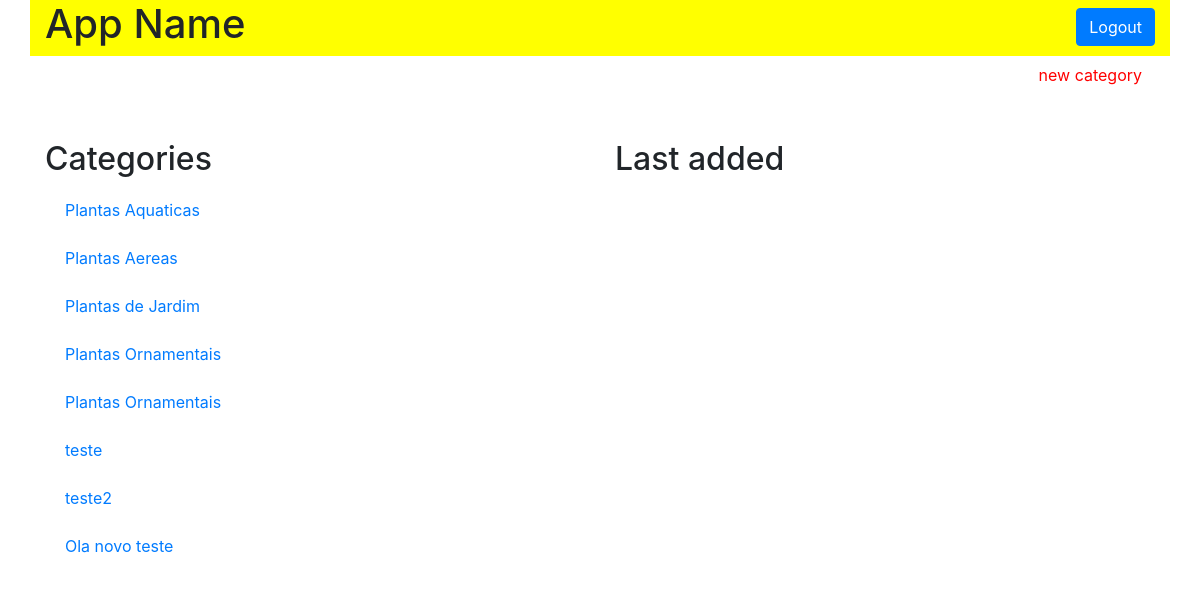
The page /category on the database its author committed.
### models.py (models this page shows, shortened)
class Category(Base):
    __tablename__ = 'category'
    id = Column(Integer, primary_key=True)
    name = Column(String(50), nullable=False)

### application.py (the view)
@app.route('/category')
def catalogFunction():
    category = session.query(Category)
    if category == 0:
        flash("You have no categories yet!")
        return render_template('catalog.html', plantas=category)
    else:
        return render_template('catalog.html', plantas=category)

### templates/catalog.html (shortened to what this page needs)
<!DOCTYPE html>
<html lang="pt-br">
<head>
  <link rel="stylesheet" href="https://stackpath.bootstrapcdn.com/bootstrap/4.3.1/css/bootstrap.min.css">
  <link rel="stylesheet" href="{{ url_for('static', filename='styles.css') }}" />
</head>
<body>
  <div class="container">
    <header id="top-header" class="row">
      <div class="col-md-6">
        <h1>App Name</h1>
      </div>
      <div class="col-md-6">
        <button type="button"  id="log-in-out-button" class="btn btn-primary">Logout</button>
      </div>
    </header>
    <section class="row">
      <div class="col-md-12">
        <a href="#">
          <button id="new-item-button" class="btn btn-default link-color">
            new category
          </button>
        </a>
    </section>
    <section class="row">
      <div id="item-description" class="col-md-6">
        <h2>Categories</h2>
        {% for i in plantas %}
          <div class="list-group">
            <a href="#" class="list-group-item">{{ i.name }}</a>
          </div>
        {% endfor %}
      </div>
      <div id="item-description" class="col-md-6">
        <h2>Last added</h2>
      </div>
    </section>
  </div>
</body>
</html>

### static/styles.css (style rules this page uses)
#top-header { background-color: yellow; }
#log-in-out-button { float: right; margin-top: 1.5%; }
#new-item-button { float: right; }
.list-group-item { border: 0px; }
#item-description { margin-top: 4%; }
.link-color { color: red; }

### rows shown on the page
Category: name "Plantas Aquaticas"
Category: name "Plantas Aereas"
Category: name "Plantas de Jardim"
Category: name "Plantas Ornamentais"
Category: name "Plantas Ornamentais"
Category: name "teste"
Category: name "teste2"
Category: name "Ola novo teste"
